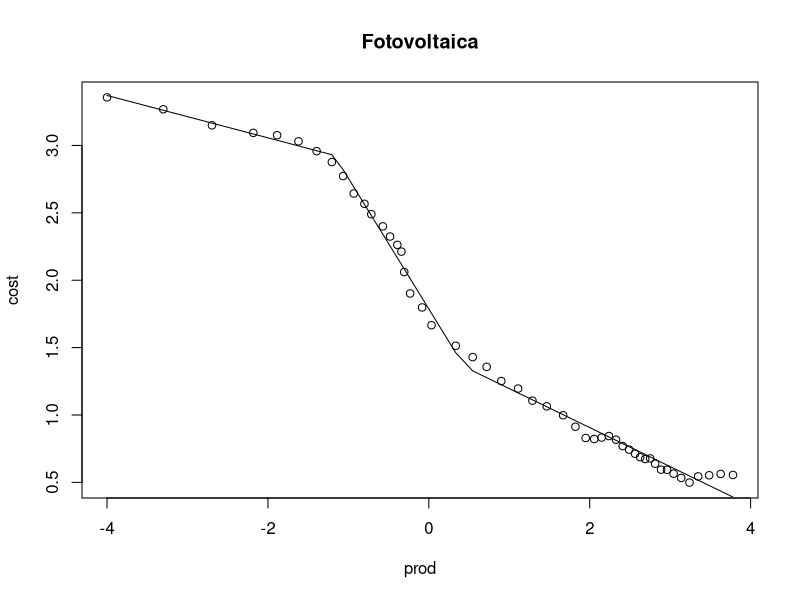
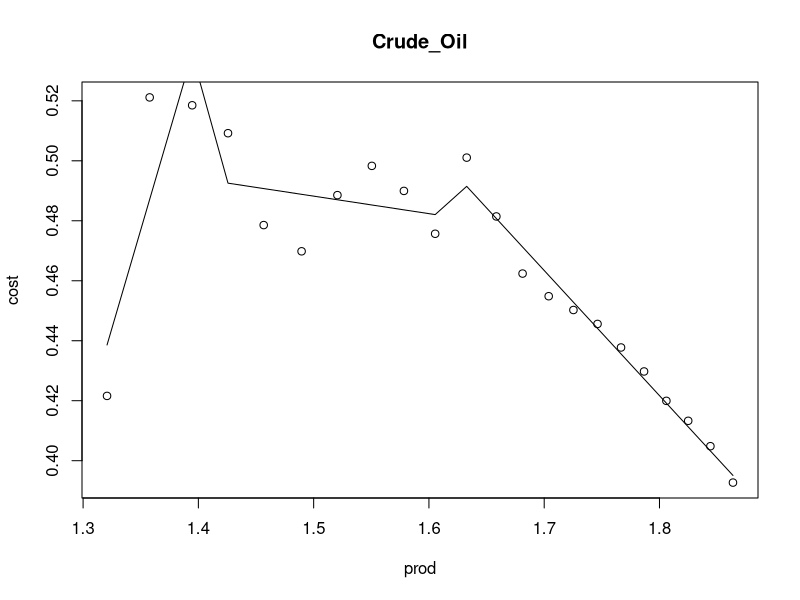
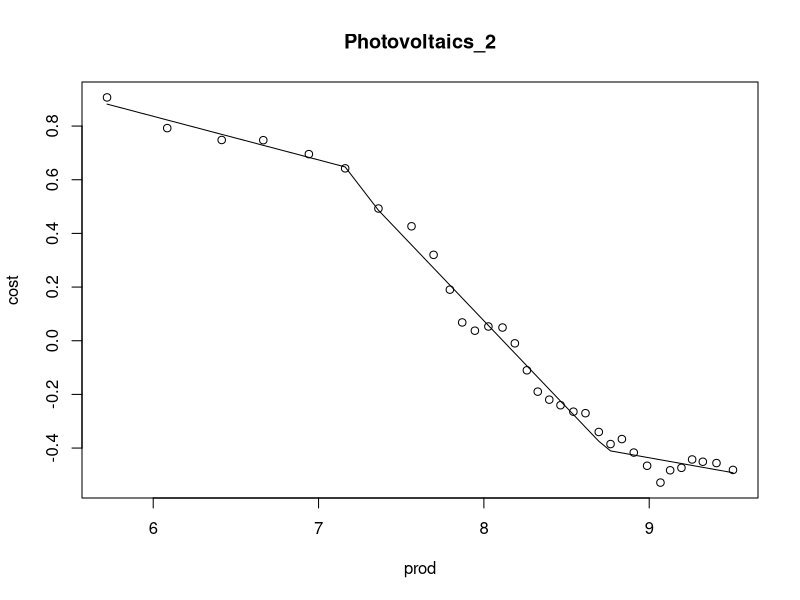
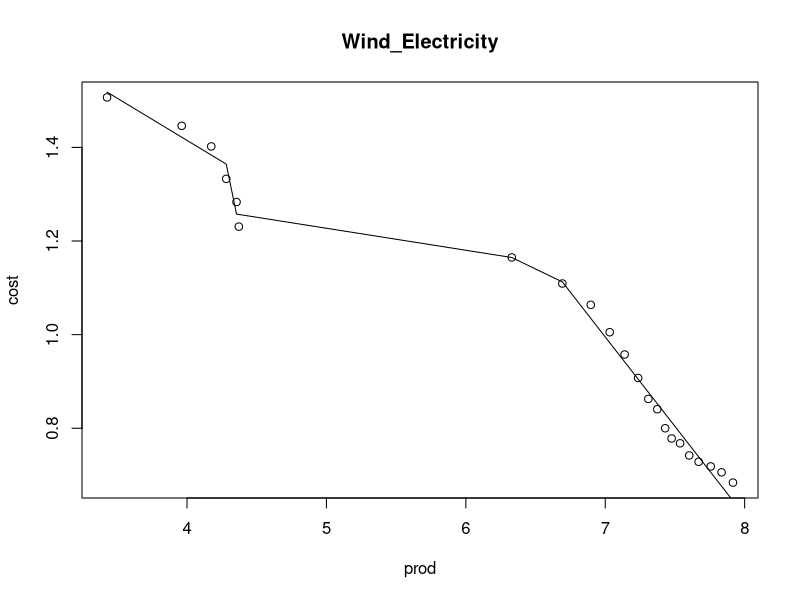
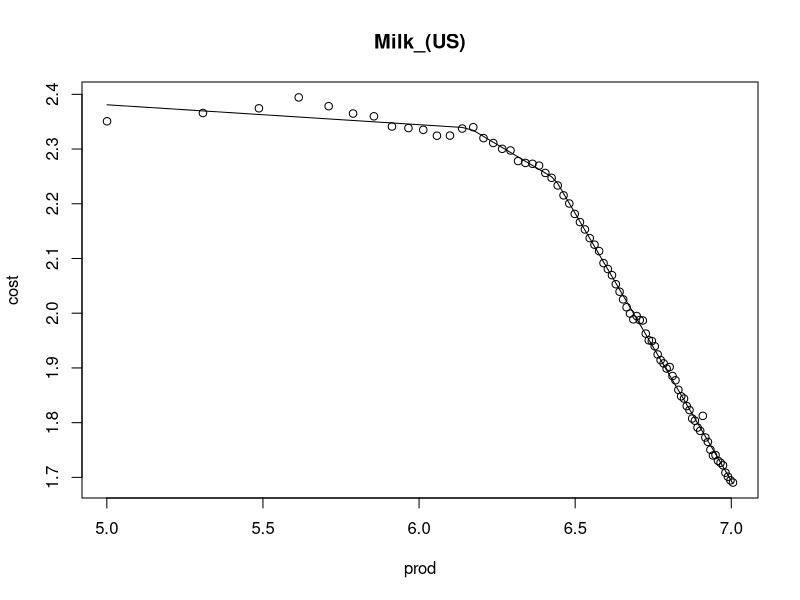
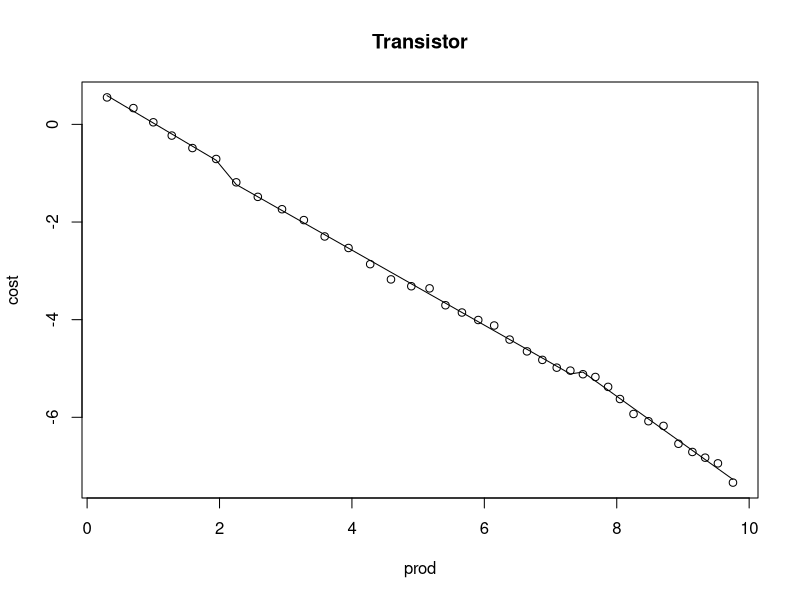
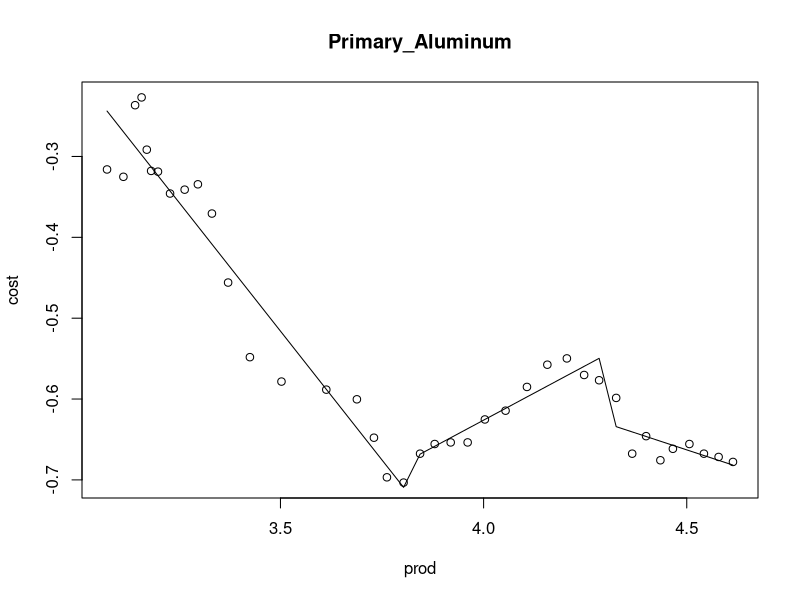
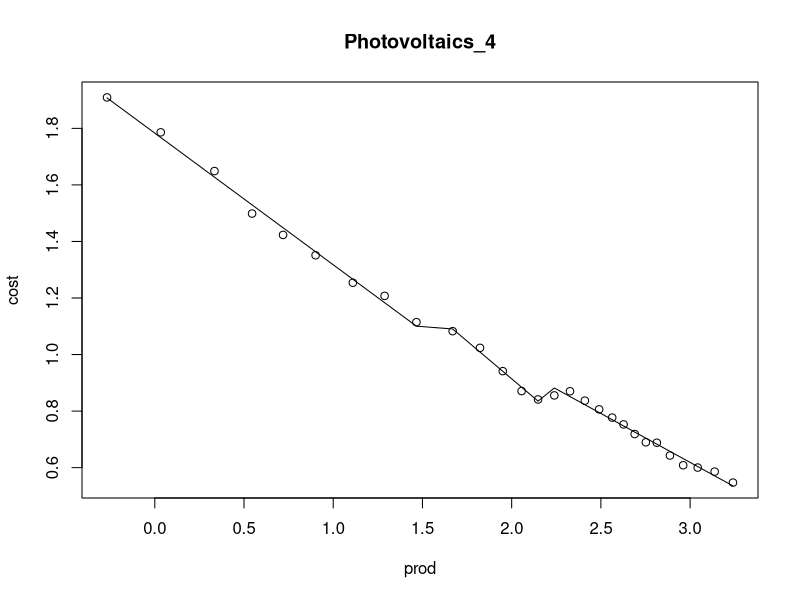

These charts were generated, in order, by the following R code:
library("strucchange")
# read data
ExpCurves <- read.csv(file = "ExpCurves.csv")

# for each technology read the data
for (i in unique(ExpCurves$Tech)){
    cost <- log10(ExpCurves[ExpCurves$Tech == i, 'Unit.cost'])
    prod <- log10(ExpCurves[ExpCurves$Tech == i, 'Cumulative.production'])
    # for technologies with enough data points run a structural change analysis 
    # with maximum 2 breaks (i.e., 3 regression lines)
    if (length(cost)>19){
        # compute breakpoints
        bp.cost <- breakpoints(cost ~ prod, breaks = 2)
        # fit new lines in each partition
        fm1 <- lm(cost ~ prod * breakfactor(bp.cost))
        filename <- paste('./figs/', substr(i,1,nchar(i)-4), '.png', sep="")
        png(file=filename)
        print(breakpoints(bp.cost))
        plot(prod, cost, type="p")
        lines(prod, fitted(fm1))
        title(main = i, )
        dev.off()
    }
}
